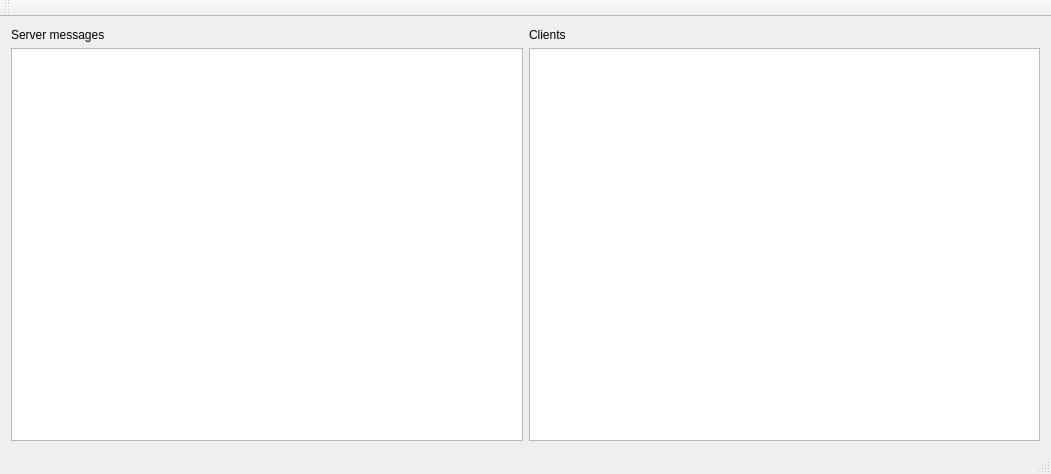
<?xml version="1.0" encoding="UTF-8"?>
<ui version="4.0">
 <class>MainWindow</class>
 <widget class="QMainWindow" name="MainWindow">
  <property name="geometry">
   <rect>
    <x>0</x>
    <y>0</y>
    <width>1051</width>
    <height>474</height>
   </rect>
  </property>
  <property name="windowTitle">
   <string>QTCPServer</string>
  </property>
  <property name="styleSheet">
   <string notr="true"/>
  </property>
  <widget class="QWidget" name="centralWidget">
   <layout class="QGridLayout" name="gridLayout">
    <item row="1" column="1">
     <widget class="QListWidget" name="listWidget"/>
    </item>
    <item row="0" column="0">
     <widget class="QLabel" name="label_messages">
      <property name="text">
       <string>Server messages</string>
      </property>
     </widget>
    </item>
    <item row="0" column="1">
     <widget class="QLabel" name="label_clients">
      <property name="text">
       <string>Clients</string>
      </property>
     </widget>
    </item>
    <item row="1" column="0">
     <widget class="QTextBrowser" name="textBrowser_receivedMessages">
      <property name="enabled">
       <bool>true</bool>
      </property>
      <property name="styleSheet">
       <string notr="true"/>
      </property>
     </widget>
    </item>
   </layout>
  </widget>
  <widget class="QMenuBar" name="menuBar">
   <property name="geometry">
    <rect>
     <x>0</x>
     <y>0</y>
     <width>1051</width>
     <height>21</height>
    </rect>
   </property>
  </widget>
  <widget class="QToolBar" name="mainToolBar">
   <attribute name="toolBarArea">
    <enum>TopToolBarArea</enum>
   </attribute>
   <attribute name="toolBarBreak">
    <bool>false</bool>
   </attribute>
  </widget>
  <widget class="QStatusBar" name="statusBar"/>
 </widget>
 <layoutdefault spacing="6" margin="11"/>
 <resources/>
 <connections/>
</ui>
